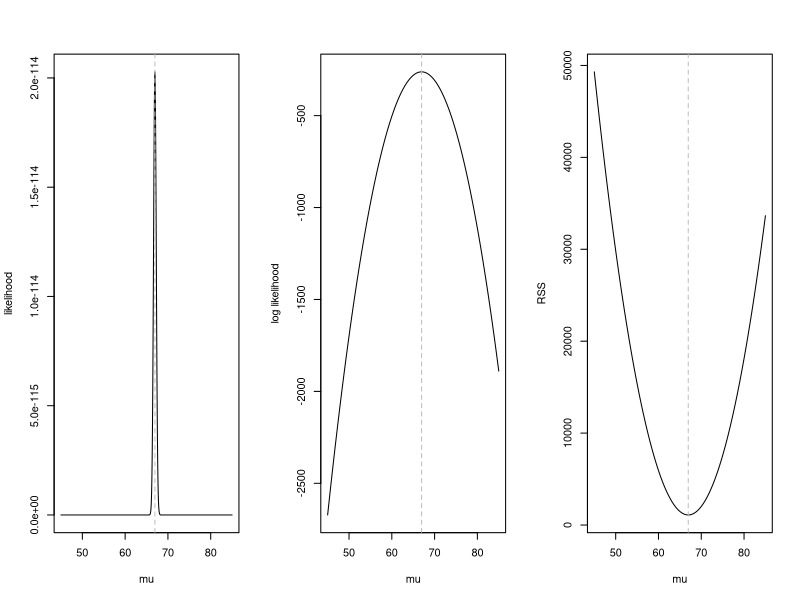
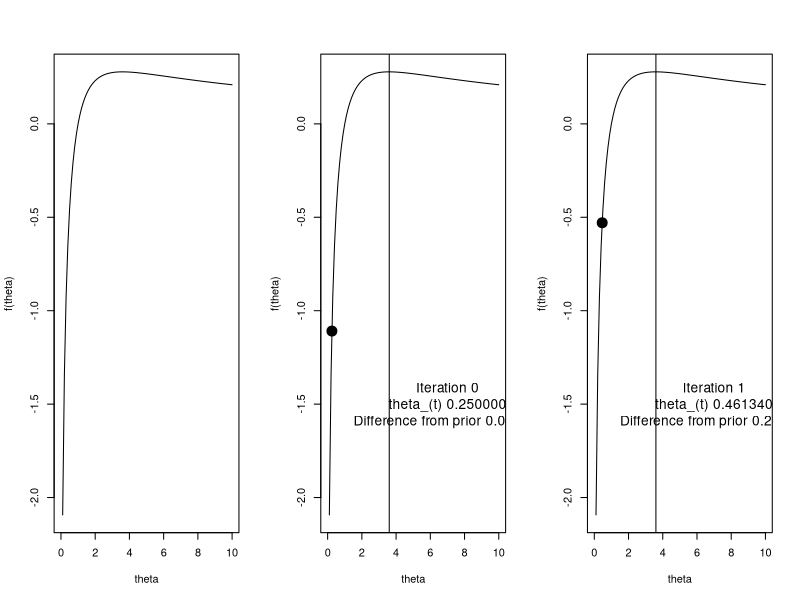
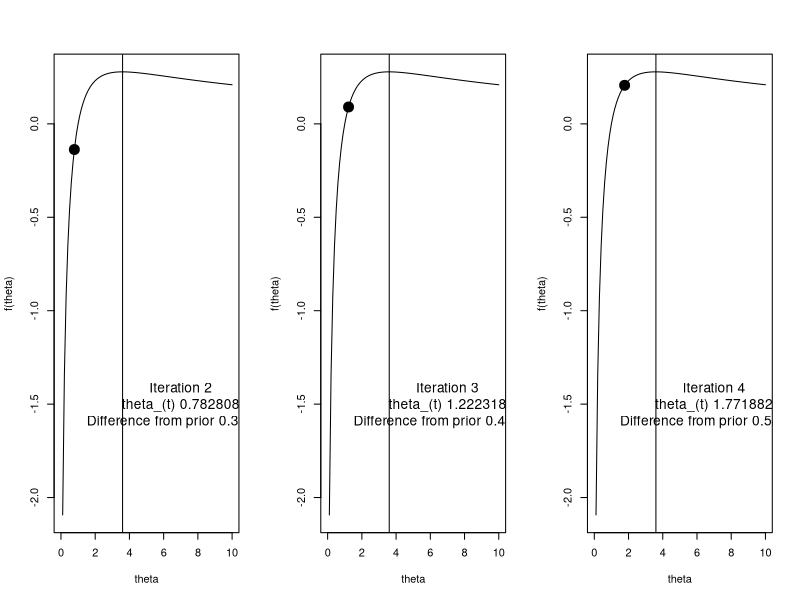
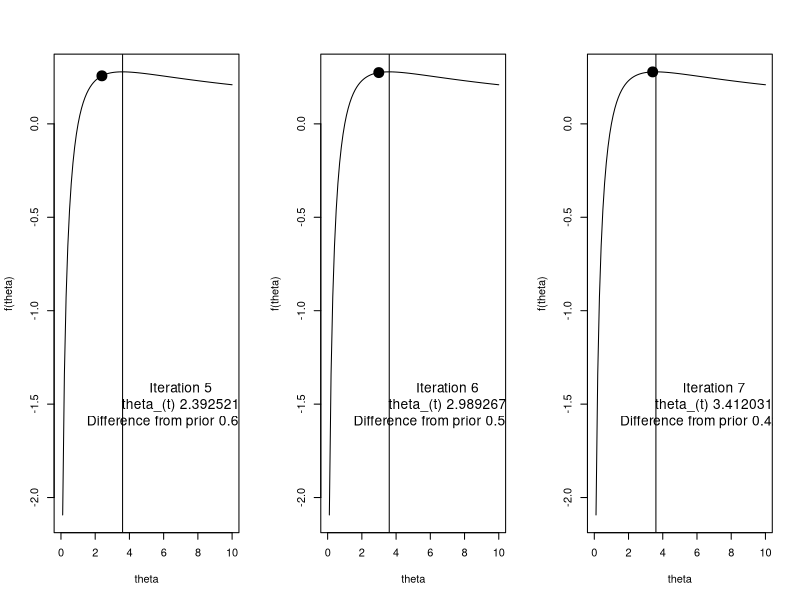
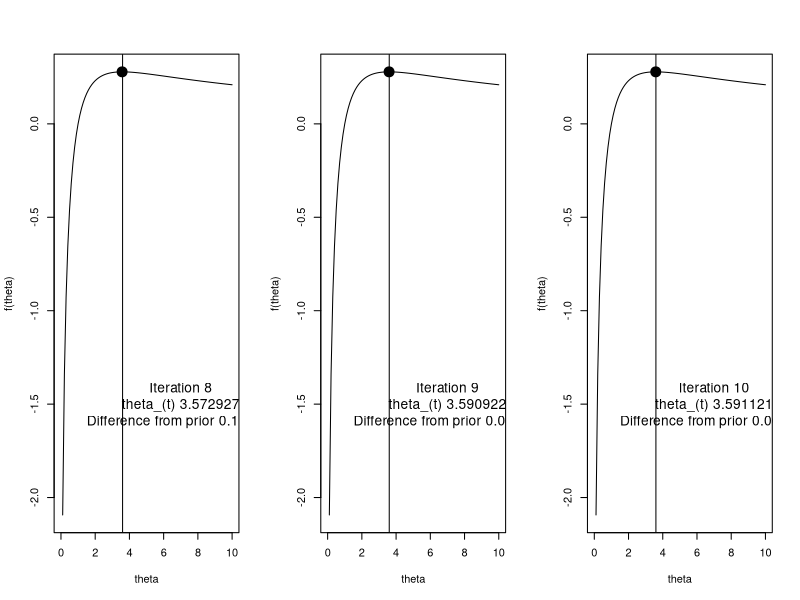
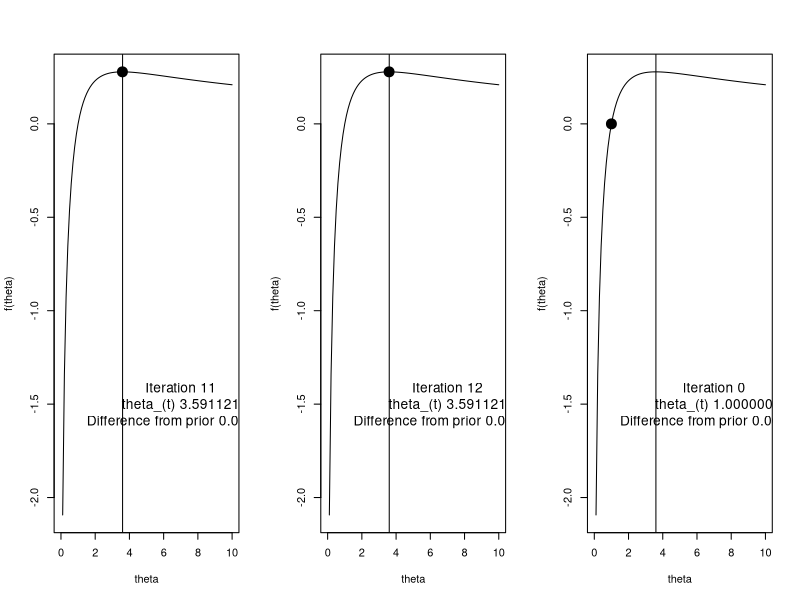
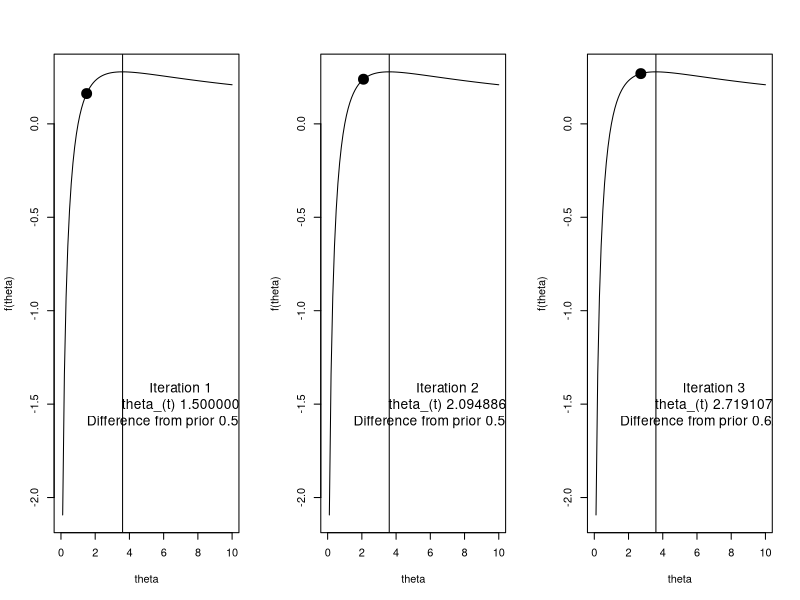
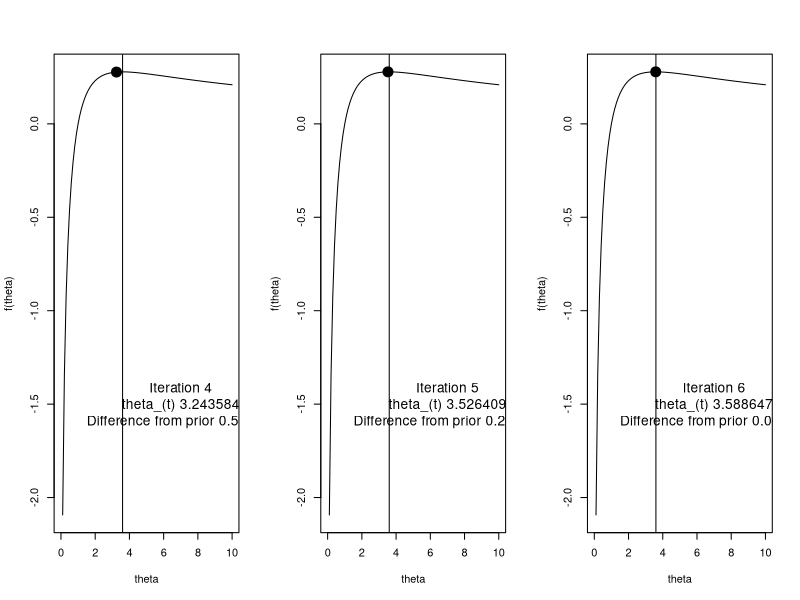

These figures' R source, in order:
## ---- chunk 1
knitr::opts_chunk$set(echo = TRUE)
## ---- chunk 2
## set simulation parameters
mu = 67 
sigma2 = 10
n = 100

## generate random normally distributed samples
y = rnorm(n, mu, sd = sqrt(sigma2))

## print MLE of mu, mu_hat
cat("mean of y\n")
(mean(y))

## print estimate of mu in linear model framework (intercept only model)
cat("beta_hat from intercept only linear model\n")
print(lm(y ~1)$coef)

## ---- chunk 3
## returns a vector of likelihood values over a given range of mu values
## helps for plotting later
lik = function(mu, sigma2, y){
  # create empty vector
  likelihood.vector = rep(NA, length(mu))
  
  # for each mu, calculate the likelihood value
  for(i in 1:length(likelihood.vector)){
    likelihood.vector[i] = prod(dnorm(y, mu[i], sqrt(sigma2)))
  }
  
  # return vector of likelihood values spanning range of mu
  return(likelihood.vector)
}

## define the log-likelihood function with respect to mu
loglik = function(mu, sigma2, y){
  # create empty vector  
  log.likelihood.vector = rep(NA, length(mu))
  
  # calculate log likelihood
  for(i in 1:length(log.likelihood.vector)){
    log.likelihood.vector[i] = sum(dnorm(y, mu[i], sqrt(sigma2), log = T))
  }
  
  return(log.likelihood.vector)
}

## define the residual sum of squares function with respect to mu
RSS = function(mu, sigma2, y){
  # create empty vector  
  RSS.vector = rep(NA, length(mu))
  
  # calculate log likelihood
  for(i in 1:length(RSS.vector)){
    RSS.vector[i] = sum((y - mu[i])^2)
  }
  
  return(RSS.vector)
}


## ---- chunk 4
## range of mu to plot over
range = seq(45, 85,,1000)

## arrange the two plots in 1 row, three columns
par(mfrow = c(1,3)) 

## likelihood plot
plot(range, lik(mu = range,sigma2 = sigma2, y = y), type = "l", ylab = "likelihood", xlab = "mu")
# add vertical line at the mean of y
abline(v = mean(y), lty = 2, col = "grey") 

## log likelihood plot
plot(range, loglik(mu = range,sigma2 = sigma2, y = y), type = "l", ylab = "log likelihood", xlab = "mu")
# vertical line at the mean of y
abline(v = mean(y), lty = 2, col = "grey" ) 

## RSS plot
plot(range, RSS(mu = range,sigma2 = sigma2, y = y), type = "l", ylab = "RSS", xlab = "mu")
# vertical line at the mean of y
abline(v = mean(y), lty = 2, col = "grey" ) 
## ---- chunk 5
# define function 
f1 = function(theta){
  log(theta)/(1+theta)
}

# make a plot with this function, where the x-axis ranges from 0 to 10
plot(f1, from = 0, to = 10, ylab = "f(theta)", xlab = "theta")
## ---- chunk 6
  th = 0.25
    i = h = 0
  plot(f1, from = 0, to = 10, ylab = "f(theta)", xlab = "theta")
  points(th, f1(th), pch = 19, cex = 2)
  abline(v = 3.6)
  text(x = 7, y = -1.5,labels = sprintf("Iteration %d\n theta_(t) %f \n Difference from prior %f", i, th, h), cex = 1.25)
  for(i in 1:12){
    h = ((th + 1)*(1+1/th - log(th)))/(3+4/th+1/th^2-2*log(th))
     th = th + h
     plot(f1, from = 0, to = 10, ylab = "f(theta)", xlab = "theta")
     points(th, f1(th), pch = 19, cex = 2)
     abline(v = 3.6)
     text(x = 7, y = -1.5,labels = sprintf("Iteration %d\n theta_(t) %f \n Difference from prior %f", i, th, h), cex = 1.25)
  }

## ---- chunk 7
  th = 1
    i = h = 0
  plot(f1, from = 0, to = 10, ylab = "f(theta)", xlab = "theta")
  points(th, f1(th), pch = 19, cex = 2)
  abline(v = 3.6)
  text(x = 7, y = -1.5,labels = sprintf("Iteration %d\n theta_(t) %f \n Difference from prior %f", i, th, h), cex = 1.25)
  for(i in 1:12){
    h = ((th + 1)*(1+1/th - log(th)))/(3+4/th+1/th^2-2*log(th))
     th = th + h
     plot(f1, from = 0, to = 10, ylab = "f(theta)", xlab = "theta")
     points(th, f1(th), pch = 19, cex = 2)
     abline(v = 3.6)
     text(x = 7, y = -1.5,labels = sprintf("Iteration %d\n theta_(t) %f \n Difference from prior %f", i, th, h), cex = 1.25)
  }
## ---- chunk 8
  th = 4
  i = h = 0
  plot(f1, from = 0, to = 10, ylab = "f(theta)", xlab = "theta")
  points(th, f1(th), pch = 19, cex = 2)
  abline(v = 3.6)
  text(x = 7, y = -1.5,labels = sprintf("Iteration %d\n theta_(t) %f \n Difference from prior %f", i, th, h), cex = 1.25)
     
  for(i in 1:12){
    h = ((th + 1)*(1+1/th - log(th)))/(3+4/th+1/th^2-2*log(th))
     th = th + h
     plot(f1, from = 0, to = 10, ylab = "f(theta)", xlab = "theta")
     points(th, f1(th), pch = 19, cex = 2)
     abline(v = 3.6)
     text(x = 7, y = -1.5,labels = sprintf("Iteration %d\n theta_(t) %f \n Difference from prior %f", i, th, h), cex = 1.25)
  }
## ---- chunk 9
  th = 8
    i = h = 0
  plot(f1, from = 0, to = 10, ylab = "f(theta)", xlab = "theta")
  points(th, f1(th), pch = 19, cex = 2)
  abline(v = 3.6)
  text(x = 7, y = -1.5,labels = sprintf("Iteration %d\n theta_(t) %f \n Difference from prior %f", i, th, h), cex = 1.25)
  for(i in 1:12){
    h = ((th + 1)*(1+1/th - log(th)))/(3+4/th+1/th^2-2*log(th))
     th = th + h
     plot(f1, from = 0, to = 10, ylab = "f(theta)", xlab = "theta")
     points(th, f1(th), pch = 19, cex = 2)
     abline(v = 3.6)
     text(x = 7, y = -1.5,labels = sprintf("Iteration %d\n theta_(t) %f \n Difference from prior %f", i, th, h), cex = 1.25)
  }
## ---- chunk 10
# generate 100 poisson(10) samples
set.seed(10)
n = 100
lambda = 10
y = rpois(n, lambda)
mean(y)

## ---- chunk 11
# loglikelihood function
logLik = function(lambda, y){
  value = sum(dpois(y, lambda = lambda, log = T))
  return(value)
}

# lets write a function for the first derivative
d1 = function(lambda, y){
  first = -length(y) + sum(y)/lambda
  return(first)
}

# now the second
d2 = function(lambda, y){
  second = -sum(y)/lambda^2
  return(second)
}
## ---- chunk 12
# now lets apply NR. First lets set the tolerance and choose a starting value
# the start
tol = 10^-4
lam = 0.1
maxit = 50
iter = 0
eps = Inf
start = Sys.time()
while(eps > tol & iter < maxit){
  # save the previous value
  lam0 = lam
  
  # calculate h, the increment
  h = - d1(lambda = lam, y = y)/d2(lambda = lam, y = y)
  
  # update lambda
  lam = lam + h
  
  # update the log likelihood 
  logL = logLik(lambda = lam, y= y)
  
  # calculate the diff in lambda, could also use the log likelihood if we wanted
  eps  = abs(lam - lam0)
  
  # update the iteration number
  iter = iter + 1
  if(iter == maxit) warning("Iteration limit reached without convergence")
  
  # print out info to keep track
  cat(sprintf("Iter: %d logL: %f lam: %f h: %f eps:%f\n",iter, logL,lam, h, eps))
}
end = Sys.time()
print(end - start)
## ---- chunk 13
 
  
tol = 10^-4
lam = 0.1
maxit = 50
iter = 0
eps = Inf

range = seq(0.001,30,,1000)
plot(range,sapply(range,logLik, y = y), ylab = "logLik(lambda)", xlab = "lambda", type = 'l')
points(lam0, logLik(lam0, y = y), pch = 19, cex = 2)
abline(v = mean(y))

while(eps > tol & iter < maxit){
  # save the previous value
  lam0 = lam
  
  # calculate h, the increment
  h = - d1(lambda = lam, y = y)/d2(lambda = lam, y = y)
  
  # update lambda
  lam = lam + h
  
  # update the log likelihood 
  logL = logLik(lambda = lam, y= y)
  
  # calculate the diff, could also use the log likelihood if we wanted
  eps  = abs(lam - lam0)
  
  # update the iteration number
  iter = iter + 1
  
  plot(range,sapply(range,logLik, y = y), ylab = "logLik(lambda)", xlab = "lambda", type = 'l')
  points(lam, logLik(lam, y = y), pch = 19, cex = 2)
  abline(v = mean(y))
}
## ---- chunk 14
# now lets apply FS using same framework as before
# the start
tol = 10^-4
lam = 0.1
maxit = 50
iter = 0
eps = Inf

start = Sys.time()
while(eps > tol & iter < maxit){
  # save the previous value
  lam0 = lam
  
  # calculate h, the increment
  h = -d1(lambda = lam, y = y)/(-n/lam)
  
  # update lambda
  lam = lam + h
  
  # lambda cant be less than or equal to 0, so put a check for this
  if(lam <= 0) stop("lambda leq 0")
  
  # update the log likelihood 
  logL = logLik(lambda = lam, y= y)
  
  # calculate the diff, could also use the log likelihood if we wanted
  eps  = abs(lam - lam0)
  
  # update the iteration number
  iter = iter + 1
  if(iter == maxit) warning("Iteration limit reached without convergence")
  
  # print out info to keep track
  cat(sprintf("Iter: %d logL: %f lam: %f h: %f eps:%f\n",iter, logL,lam, h, eps))
}
end = Sys.time()
print(end - start)
## ---- chunk 15
# 100 samples
n = 100

# create X from two normally distributed predictors, assume intercept
x1 = rnorm(100)
x2 = rnorm(100)
X = model.matrix(~1+x1+x2)

# pick beta
beta = c(1, 1, 1)

# simulate samples
lambda = exp(X%*%beta) 
y = rpois(n, lambda)
## ---- chunk 16
data.matrix = cbind(log(y+1), x1, x2)
pairs(data.matrix)
## ---- chunk 17
# loglikelihood function
logLik.reg = function(beta, y, X){
  lambda_hat = exp(X%*%beta)
  value = sum(dpois(y, lambda = lambda_hat, log = T))
  return(value)
}

# lets write a function for the first derivative
d1.reg = function(beta, y, X){
  lambda_hat = exp(X %*% beta)
  r = y - lambda_hat
  first = matrix(0, ncol = 1, nrow = ncol(X))
  for(i in 1:length(y)) first =  first + r[i]*X[i,] # also can be done with colSums(sweep(X,MARGIN=2,r,`*`))
  return(first)
}

# now the second
d2.reg = function(beta, y, X){
  lambda_hat = exp(X %*% beta)
  second = 0 
  for(i in 1:length(y)) second =  second + -lambda_hat[i]*X[i,] %*% t(X[i,])
  return(second)
}
## ---- chunk 18
# the start
tol = 10^-4
beta = c(log(mean(y)),0,0) # multivariate now
maxit = 50
iter = 0
eps = Inf

# given this, the result below will be the same as NR
start = Sys.time()
while(eps > tol & iter < maxit){
  # save the previous value
  beta0 = beta
  
  # calculate h, the increment
  h = -solve(d2.reg(beta = beta, y = y, X = X)) %*% d1.reg(beta = beta, y = y, X = X)
  
  # update lambda
  beta = beta + h
  
  # update the log likelihood 
  logL = logLik(lambda = exp(X%*%beta), y= y)
  
  # calculate the euclidean distance, could also use the log likelihood if we wanted
  eps  = sqrt(sum((beta - beta0)^2))
  
  # update the iteration number
  iter = iter + 1
  if(iter == maxit) warning("Iteration limit reached without convergence")
  
  # print out info to keep track
  cat(sprintf("Iter: %d logL: %.2f beta0: %.3f beta1: %.3f beta2: %.3f eps:%f\n",iter, logL,beta[1],beta[2],beta[3],eps))
}
end = Sys.time()
print(end - start)
## ---- chunk 19
print(beta)
print(glm(y ~ X -1, family = poisson()))
## ---- chunk 20
# the start
tol = 10^-4
beta = c(log(mean(y)),0,0) # multivariate now
maxit = 50
iter = 0
eps = Inf

# given this, the result below will be the same as NR
start = Sys.time()
while(eps > tol & iter < maxit){
  # save the previous value
  beta0 = beta
  
  # set up  values
  eta_t = X %*% beta0
  e = exp(-eta_t)*(y - exp(eta_t))
  w = exp(eta_t)
  W = diag(as.vector(w))
  z = eta_t + e # since us
  
  # solve for beta(t+1)
  beta = solve(t(X) %*% W %*% X)%*% t(X)%*%W %*% z
  
  # update the log likelihood 
  eta_t1 = X%*%beta
  logL = logLik(lambda = exp(eta_t1), y= y)
  
  # calculate the euclidean distance, could also use the log likelihood if we wanted
  eps  = sqrt(sum((beta - beta0)^2))
  
  # update the iteration number
  iter = iter + 1
  if(iter == maxit) warning("Iteration limit reached without convergence")
  
  # print out info to keep track
  cat(sprintf("Iter: %d logL: %.2f beta0: %.3f beta1: %.3f beta2: %.3f eps:%f\n",iter, logL,beta[1],beta[2],beta[3],eps))
}
end = Sys.time()
print(beta)
print(end - start)

## ---- chunk 21
# load the optimx librar
library(optimx)
start = Sys.time()
fit = optimx(
  par = c(log(mean(y)),0,0), # initial values for the parameters. 
  fn = function(x, X, y){logLik.reg(beta = x,X = X, y= y)}, # log likelihood
  gr = function(x, X, y){d1.reg(beta = x,X = X, y= y)}, # gradient/1st derivative
  method = "BFGS",
  y = y,
  X = X,
  #itmax = maxit, # max number of iterations
  control = list(
              trace = 0, # higher number print more detailed output
              maximize = T, # default is to minimize
              abstol= tol
              # parscale = vector of scaling values to correct for scale differencs in parameters.  Should be the same length as the num of parmaters
              )
)
end = Sys.time()
print(end - start)
print(fit)  
## ---- chunk 22
# the start
tol = 10^-6
beta = c(log(mean(y)),0,0) # multivariate now
maxit = 10000
iter = 0
alpha = 0.0001
eps = Inf

# given this, the result below will be the same as NR
start = Sys.time()
while(eps > tol & iter < maxit){
  # save the previous value
  beta0 = beta
  
  # calculate h, the increment
  h =  alpha*d1.reg(beta = beta, y = y, X = X)
  
  # update lambda
  beta = beta + h
  
  # update the log likelihood 
  logL = logLik(lambda = exp(X%*%beta), y= y)
  
  # calculate the euclidean distance, could also use the log likelihood if we wanted
  eps  = sqrt(sum((beta - beta0)^2))
  
  # update the iteration number
  iter = iter + 1
  if(iter == maxit) warning("Iteration limit reached without convergence")
  
  # print out info to keep track
  if(floor(iter/20) == ceiling(iter/20)) cat(sprintf("Iter: %d logL: %.2f beta0: %.3f beta1: %.3f beta2: %.3f eps:%f\n",iter, logL,beta[1],beta[2],beta[3],eps))
}
end = Sys.time()
print(end - start)
## ---- chunk 23
# the start
tol = 10^-6 # lowered threshold to protect against random convergence
beta = c(log(mean(y)),0,0) # multivariate now
maxit = 50000 # increased iteration limit
iter = 0
alpha = 0.00001
subsample.size = 10
eps = Inf
epscount = 0

# given this, the result below will be the same as NR
start = Sys.time()
while(eps > tol & iter < maxit & epscount <2){
  # save the previous value
  beta0 = beta
  
  # take subsample
  index = sample(1:n,size = subsample.size,replace = T)
  
  # calculate h, the increment
  h =  alpha*d1.reg(beta = beta, y = y[index], X = X[index,])
  
  # update lambda
  beta = beta + h
  
  # update the log likelihood 
  logL = logLik(lambda = exp(X%*%beta), y= y)
  
  # calculate the euclidean distance, could also use the log likelihood if we wanted
  eps  = sqrt(sum((beta - beta0)^2))
  if(eps < tol) epscount = epscount+1
  
  # update the iteration number
  iter = iter + 1
  if(iter == maxit) warning("Iteration limit reached without convergence")
  
  # print out info to keep track
  if(floor(iter/1000) == ceiling(iter/1000)) cat(sprintf("Iter: %d logL: %.2f beta0: %.3f beta1: %.3f beta2: %.3f eps:%f\n",iter, logL,beta[1],beta[2],beta[3],eps))
}
end = Sys.time()
print(end - start)
## ---- chunk 24
# load the optimx librar
library(optimx)
start = Sys.time()
fit = optimx(
  par = c(log(mean(y)),0,0), # initial values for the parameters. 
  fn = function(x, X, y){logLik.reg(beta = x,X = X, y= y)}, # log likelihood
  gr = function(x, X, y){d1.reg(beta = x,X = X, y= y)}, # gradient/1st derivative
  method = "Nelder-Mead",
  y = y,
  X = X,
  #itmax = maxit, # max number of iterations
  control = list(
              trace = 0, # higher number print more detailed output
              maximize = T, # default is to minimize
              abstol= tol
              # parscale = vector of scaling values to correct for scale differencs in parameters.  Should be the same length as the num of parmaters
              )
)
end = Sys.time()
print(end - start)
print(fit)  
